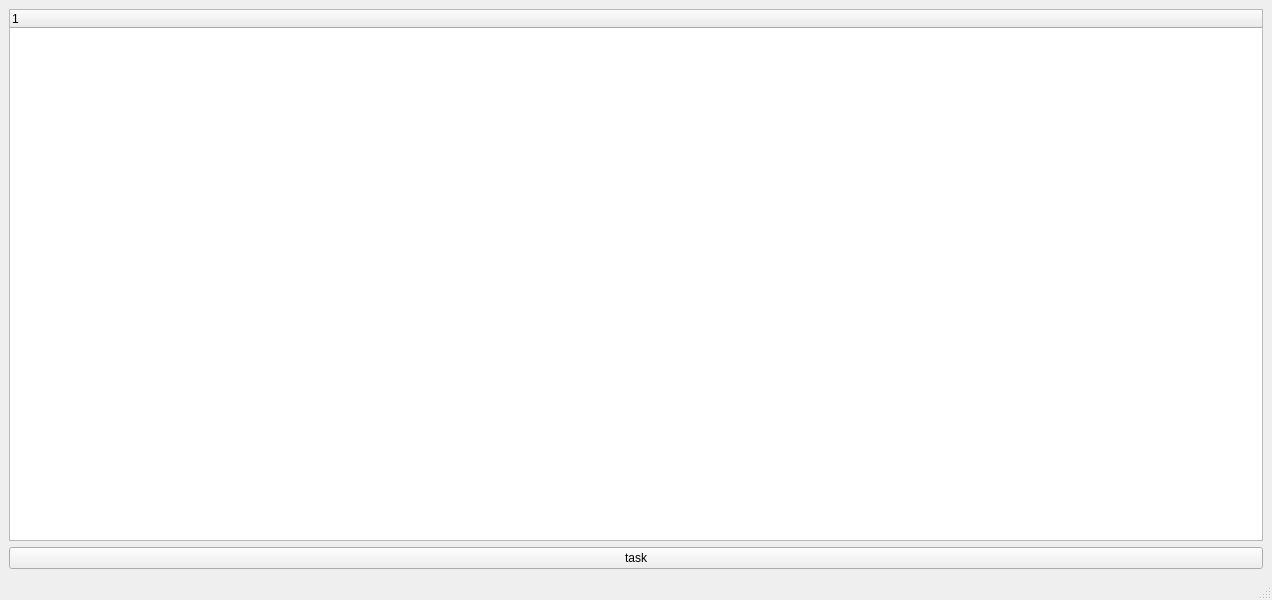
<?xml version="1.0" encoding="UTF-8"?>
<ui version="4.0">
 <class>MainWindow</class>
 <widget class="QMainWindow" name="MainWindow">
  <property name="geometry">
   <rect>
    <x>0</x>
    <y>0</y>
    <width>1272</width>
    <height>600</height>
   </rect>
  </property>
  <property name="windowTitle">
   <string>MainWindow</string>
  </property>
  <widget class="QWidget" name="centralwidget">
   <layout class="QVBoxLayout" name="verticalLayout">
    <item>
     <widget class="QTreeWidget" name="treeWidget">
      <column>
       <property name="text">
        <string notr="true">1</string>
       </property>
      </column>
     </widget>
    </item>
    <item>
     <widget class="QPushButton" name="pushButton">
      <property name="text">
       <string>task</string>
      </property>
     </widget>
    </item>
   </layout>
  </widget>
  <widget class="QMenuBar" name="menubar">
   <property name="geometry">
    <rect>
     <x>0</x>
     <y>0</y>
     <width>1272</width>
     <height>25</height>
    </rect>
   </property>
  </widget>
  <widget class="QStatusBar" name="statusbar"/>
 </widget>
 <resources/>
 <connections/>
</ui>
